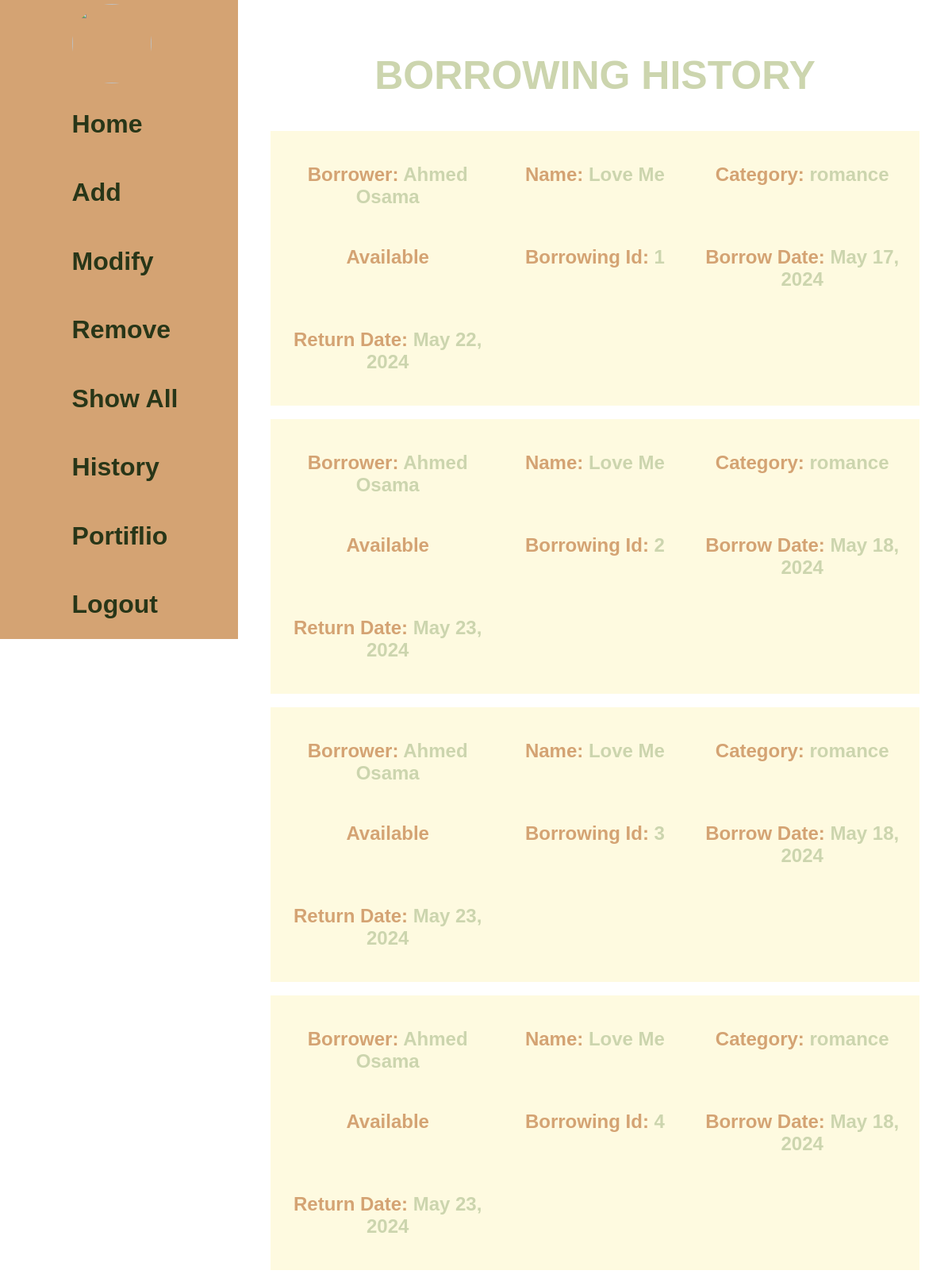
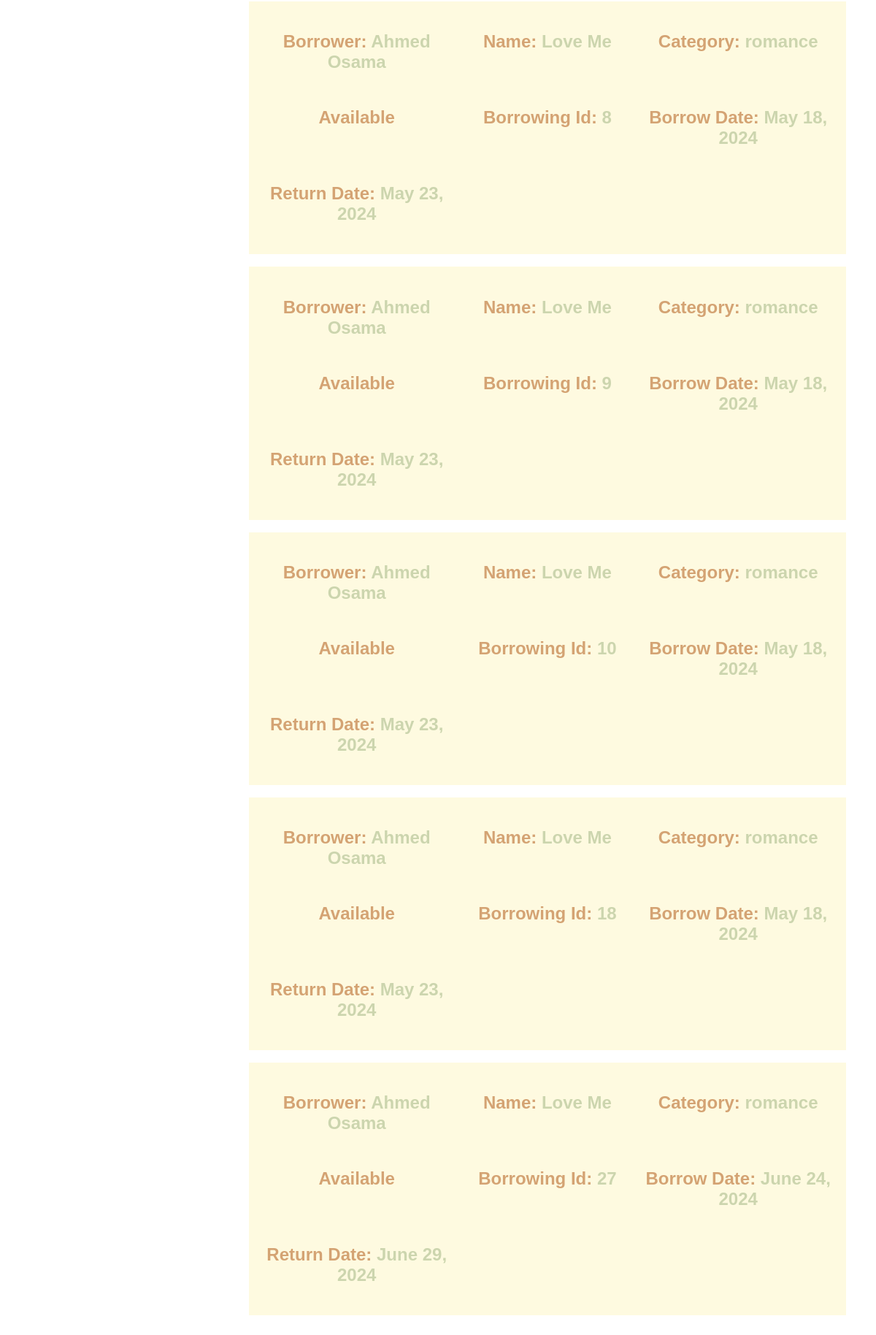
/libadmin/History/, run on the app's committed database (2 pictures, top to bottom).
### Controlling/models.py (models this page shows, shortened)
class Client(models.Model):
    Id = models.PositiveIntegerField(primary_key=True)
    Name = models.CharField(max_length=30)
    Email = models.CharField(max_length=50)
    Phone = models.CharField(max_length=13)
    Username = models.CharField(max_length=30,unique=True)

class Book(models.Model):
    Id = models.PositiveIntegerField(primary_key=True)
    Title = models.CharField(max_length=50)
    Author = models.CharField(max_length=50)
    Category = models.CharField(max_length=50,null=True)
    Description = models.TextField()
    Available = models.BooleanField(default=False)
    Cover = models.ImageField(upload_to='static/Covers-%y-%m-%d')
    BorrowingNumber = models.IntegerField(default=0)

class Borrowing(models.Model):
    Id = models.PositiveIntegerField(primary_key=True)
    BorrowDate = models.DateField(default=now)
    ReturnDate = models.DateField(default=now)
    BookId = models.ForeignKey(Book,on_delete=models.CASCADE,default=1)
    ClientId = models.ForeignKey(Client,on_delete=models.CASCADE,default=1)

### AdminSide/views.py (the view)
# urls.py: path("History/" , views.History , name="AHistory"),
def History(request):
    data = Borrowing.objects.all()
    returneddata = []
    for i in range(0,Borrowing.objects.count()):
        obj = {}
        CId = data[i].ClientId.Id
        BId = data[i].BookId.Id
        obj['BorrowId'] = data[i].Id
        obj['BorrowDate'] = data[i].BorrowDate
        obj['ReturnDate'] = data[i].ReturnDate
        obj['BookName'] = Book.objects.get(Id = BId).Title
        obj['BookCategory'] = Book.objects.get(Id = BId).Category
        obj['BookAvailable'] = Book.objects.get(Id = BId).Available
        obj['ClientName'] = Client.objects.get(Id = CId).Name
        returneddata.append(obj)
    print(returneddata)
    context = {
        'Title':'History',
        'data':returneddata,
    }
    return render(request , 'admin/History.html',context)

### templates/admin/History.html (shortened to what this page needs)
<!DOCTYPE html>
<html lang="en">
<head>
    {% load static %}
    <link rel="stylesheet" href="{% static 'css/Main.css' %}">
</head>
<body>
    {% include 'admin/Navbar.html'%}
    <section class="History">
        <h1> Borrowing History </h1>
        {% for item in data %}
            <div>
                <h3>
                    Borrower: <Span> {{item.ClientName}} </Span>
                </h3>
                <h3>
                    Name: <Span> {{item.BookName}} </Span>
                </h3>
                <h3>
                    Category: <Span> {{item.BookCategory}} </Span>
                </h3>
                <h3>
                     Available
                </h3>
                <h3>
                    Borrowing Id: <Span> {{item.BorrowId}} </Span>
                </h3>
                <h3>
                    Borrow Date: <Span> {{item.BorrowDate}} </Span>
                </h3>
                <h3>
                    Return Date: <Span> {{item.ReturnDate}} </Span>
                </h3>
            </div>
        {% endfor %}
    </section>
</body>
</html>

### static/css/Main.css (style rules this page uses)
:root { --Color1:rgb(212, 163, 115); --Color2:rgb(254, 250, 224); --Color3:rgb(204, 213, 174); --Color4:rgb(40, 54, 24); --Color5:rgb(96, 108, 56); }
body { padding: 0; margin: 0; font-family: sans-serif; }
section { padding: 2%; width: 95%; }
section > h1 , section >article > h1 { font-size: 50px; font-weight: 700; text-align: center; color: var(--Color3); text-transform: uppercase; }
section[class='History'] > div { width: 92%; display: grid; padding: 2%; margin: 2%; text-align: center; background-color: var(--Color2); }
section[class='History'] > div > h3 { font-size: x-large; font-weight: 600; color: var(--Color1); }
section[class='History'] > div > h3 > span { font-size: inherit; font-weight: inherit; color: var(--Color3); }
@media (min-width: 740px) and (max-width: 1289px) { section { width: 71%; float: right; } }
@media (min-width: 740px) and (max-width: 1289px) { section[class='History'] > div { grid-template-columns: 33.33% 33.33% 33.333%; } }

### data on the page
Client: ClientName "Ahmed Osama" "Ahmed Osama" "Ahmed Osama" "Ahmed Osama" "Ahmed Osama" "Ahmed Osama" "Ahmed Osama" "Ahmed Osama" "Ahmed Osama"
Book: BookName "Love Me" "Love Me" "Love Me" "Love Me" "Love Me" "Love Me" "Love Me" "Love Me" "Love Me", BookCategory "romance" "romance" "romance" "romance" "romance" "romance" "romance" "romance" "romance"
Borrowing: BorrowDate "May 17, 2024", ReturnDate "May 22, 2024"
Borrowing: BorrowDate "May 18, 2024", ReturnDate "May 23, 2024"
Borrowing: BorrowDate "May 18, 2024", ReturnDate "May 23, 2024"
Borrowing: BorrowDate "May 18, 2024", ReturnDate "May 23, 2024"
Borrowing: BorrowDate "May 18, 2024", ReturnDate "May 23, 2024"
Borrowing: BorrowDate "May 18, 2024", ReturnDate "May 23, 2024"
Borrowing: BorrowDate "May 18, 2024", ReturnDate "May 23, 2024"
Borrowing: BorrowDate "May 18, 2024", ReturnDate "May 23, 2024"
Borrowing: BorrowDate "June 24, 2024", ReturnDate "June 29, 2024"

### other printed values
{{ item.BorrowId }} "1" "2" "3" "4" "8" "9" "10" "18" "27"
